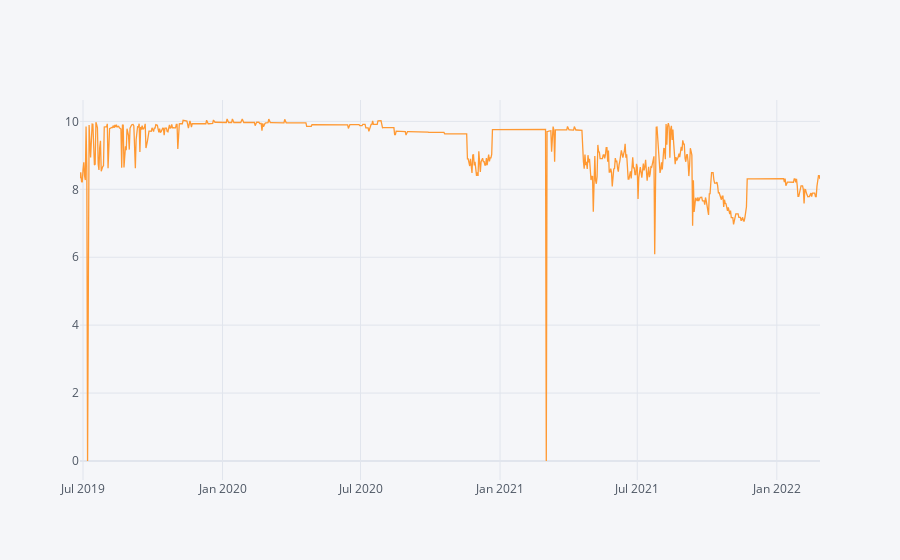

Write notebook code for a chart like this one.
### Markdown cell above
#### Air Pressure 781K001

### Code cell
df_781K001_New['Air Pressure 781K001'].iplot()

### Figure 1 — Plotly figure (JSON) as saved in the notebook; plotly's stock layout.template omitted (floating-point values rounded to 4 significant figures; data arrays with more than 128 entries replaced by an {"elided": "..."} marker saying what was removed)
{"data": [{"line": {"color": "rgba(255, 153, 51, 1.0)", "dash": "solid", "shape": "linear", "width": 1.3}, "mode": "lines", "name": "Air Pressure 781K001", "text": "", "type": "scatter", "x": {"elided": "938 str values"}, "y": {"elided": "938 float values"}}], "layout": {"legend": {"bgcolor": "#F5F6F9", "font": {"color": "#4D5663"}}, "paper_bgcolor": "#F5F6F9", "plot_bgcolor": "#F5F6F9", "title": {"font": {"color": "#4D5663"}}, "xaxis": {"gridcolor": "#E1E5ED", "showgrid": true, "tickfont": {"color": "#4D5663"}, "title": {"font": {"color": "#4D5663"}, "text": ""}, "zerolinecolor": "#E1E5ED"}, "yaxis": {"gridcolor": "#E1E5ED", "showgrid": true, "tickfont": {"color": "#4D5663"}, "title": {"font": {"color": "#4D5663"}, "text": ""}, "zerolinecolor": "#E1E5ED"}}}
